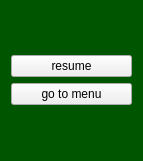
<?xml version="1.0" encoding="UTF-8"?>
<ui version="4.0">
 <class>PopUpMenu</class>
 <widget class="QWidget" name="PopUpMenu">
  <property name="geometry">
   <rect>
    <x>0</x>
    <y>0</y>
    <width>143</width>
    <height>161</height>
   </rect>
  </property>
  <property name="windowTitle">
   <string>Form</string>
  </property>
  <property name="styleSheet">
   <string notr="true">#PopUpMenu{
background-color: rgb(0, 85, 0);
}</string>
  </property>
  <layout class="QVBoxLayout" name="verticalLayout_2">
   <item>
    <layout class="QVBoxLayout" name="verticalLayout">
     <item>
      <widget class="QPushButton" name="pushButton">
       <property name="text">
        <string>resume</string>
       </property>
      </widget>
     </item>
     <item>
      <widget class="QPushButton" name="pushButton_2">
       <property name="text">
        <string>go to menu</string>
       </property>
      </widget>
     </item>
    </layout>
   </item>
  </layout>
 </widget>
 <resources/>
 <connections/>
</ui>
